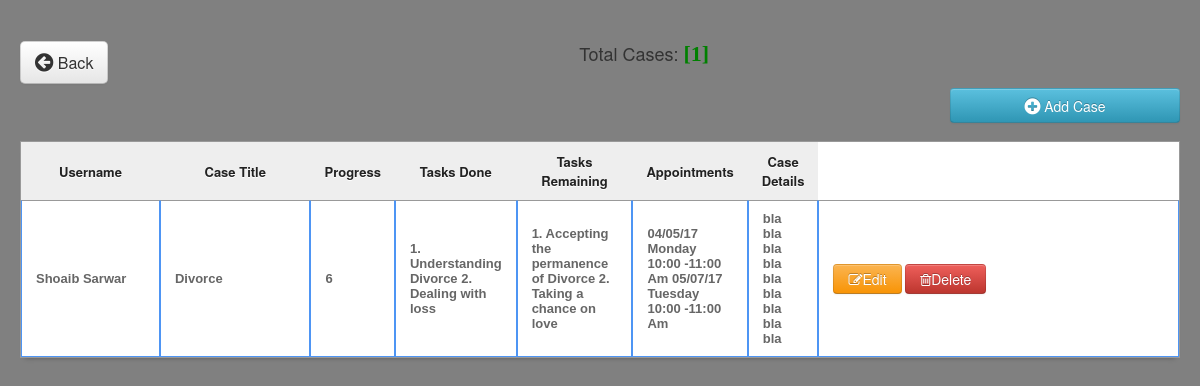
The app's page /cases.php with its own data.
### tables this page shows
CREATE TABLE IF NOT EXISTS `cases` (
  `case_id` int(11) NOT NULL AUTO_INCREMENT,
  `username` varchar(255) NOT NULL,
  `case_title` varchar(255) NOT NULL,
  `progress` varchar(255) NOT NULL,
  `tasks_done` varchar(255) NOT NULL,
  `tasks_remaining` varchar(255) NOT NULL,
  `appointments` varchar(255) NOT NULL,
  `case_description` varchar(255) NOT NULL,
  PRIMARY KEY (`case_id`),
  KEY `username` (`username`)
);

### cases.php (the view, shortened to what this page needs)
<html>
<head>
 <link href="css/bootstrap.css" rel="stylesheet">
    <link rel="stylesheet" type="text/css" href="css/DT_bootstrap.css">
  <link rel="stylesheet" href="css/font-awesome.min.css">
    <link href="css/bootstrap-responsive.css" rel="stylesheet">
<link href="css/style.css" media="screen" rel="stylesheet" type="text/css" />
<link href="src/facebox.css" media="screen" rel="stylesheet" type="text/css" />
</head>
<body>
<?php echo '<body style="background-color:grey">'; ?>
<div class="container-fluid">
<div style="margin-top: -19px; margin-bottom: 21px;">
<a  href="lawyer/profile.php"><button class="btn btn-default btn-large" style="float: left;"><i class="icon icon-circle-arrow-left icon-large"></i> Back</button></a>
			<?php
			include('connectdb.php');
				$result = $db->prepare("SELECT * FROM cases ORDER BY username DESC");
				$result->execute();
				$rowcount = $result->rowcount();
			?>
				<div style="text-align:center;">
			Total Cases:  <font color="green" style="font:bold 22px 'Aleo';">[<?php echo $rowcount;?>]</font>
			</div>
</div>
<a rel="facebox" href="addcase.php"><Button type="submit" class="btn btn-info" style="float:right; width:230px; height:35px;" /><i class="icon-plus-sign icon-large"></i> Add Case</button></a><br><br>
<table class="hoverTable" id="resultTable" data-responsive="table" style="text-align: center;">
	<thead>
		<tr>
			<th width="12%"> Username </th>
			<th width="13%"> Case Title </th>
			<th width="7%"> Progress </th>
			<th width="9%"> Tasks Done </th>
			<th width="10%"> Tasks Remaining </th>
			<th width="6%"> Appointments </th>
			<th width="6%"> Case Details </th>
		</tr>
	</thead>
	<tbody>
			<?php
				include('connectdb.php');
				$result = $db->prepare("SELECT *, username FROM cases ORDER BY username DESC");
				$result->execute();
				for($i=0; $row = $result->fetch(); $i++){
				$availableqty=$row['username'];
				if ($availableqty < 10) {
				echo '<tr class="alert alert-warning record" style="color: #fff; background:rgb(255, 95, 66);">';
				}
				else {
				echo '<tr class="record">';
				}
			?>
			<td><?php echo $row['username']; ?></td>
			<td><?php echo $row['case_title']; ?></td>
			<td><?php echo $row['progress']; ?></td>
			<td><?php echo $row['tasks_done']; ?></td>
			<td><?php echo $row['tasks_remaining']; ?></td>
			<td><?php echo $row['appointments']; ?></td>
			<td><?php echo $row['case_description']; ?></td>
			<td><a rel="facebox" title="Click to edit the case" href="editcase.php?id=<?php echo $row['case_id']; ?>"><button class="btn btn-warning"><i class="icon-edit"></i>Edit</button> </a>
			<a href="#" id="<?php echo $row['case_id']; ?>" class="delbutton" title="Click to Delete the case"><button class="btn btn-danger"><i class="icon-trash"></i>Delete</button></a></td>
			</tr>
			<?php
				}
			?>
	</tbody>
</table>
</div>
</body>
<?php include('footer.php');
?>
</html>

### css/style.css (style rules this page uses)
td a { color:darkblue; }
#resultTable { border-collapse: separate; background-color: #FFFFFF; border-spacing: 0; max-width: 100%; }
#resultTable { color: #666666; text-shadow: 0 1px 0 #FFFFFF; width: 100%; border: 1px solid #999999; box-shadow: 0 5px 5px -5px rgba(0, 0, 0, 0.3); margin-top: 13px; }
#resultTable thead tr th { background: none repeat scroll 0 0 #EEEEEE; color: #222222; padding: 10px 14px; text-align: center; border-top: 0 none; font-size: 13px; }
#resultTable tbody tr td { font: bold 13px 'Arial'; text-align: left; padding: 10px 14px; border-top: 1px solid #999999; }
#resultTable td { padding:7px; border:#4e95f4 1px solid; }
#resultTable tr { background: #fff; }

### cases.php (style rules this page uses)
body { padding-top: 60px; padding-bottom: 40px; }

### records on screen
cases: username "Shoaib Sarwar", case_title "Divorce", progress "6", tasks_done "1. Understanding Divorce 2. Dealing with loss", tasks_remaining "1. Accepting the permanence of Divorce 2. Taking a chance on love", appointments "04/05/17 Monday 10:00 -11:00 Am 05/07/17 Tuesday 10:00 -11:00 Am", case_description "bla bla bla bla bla bla bla bla bla"

### other values on screen
$rowcount "1"
